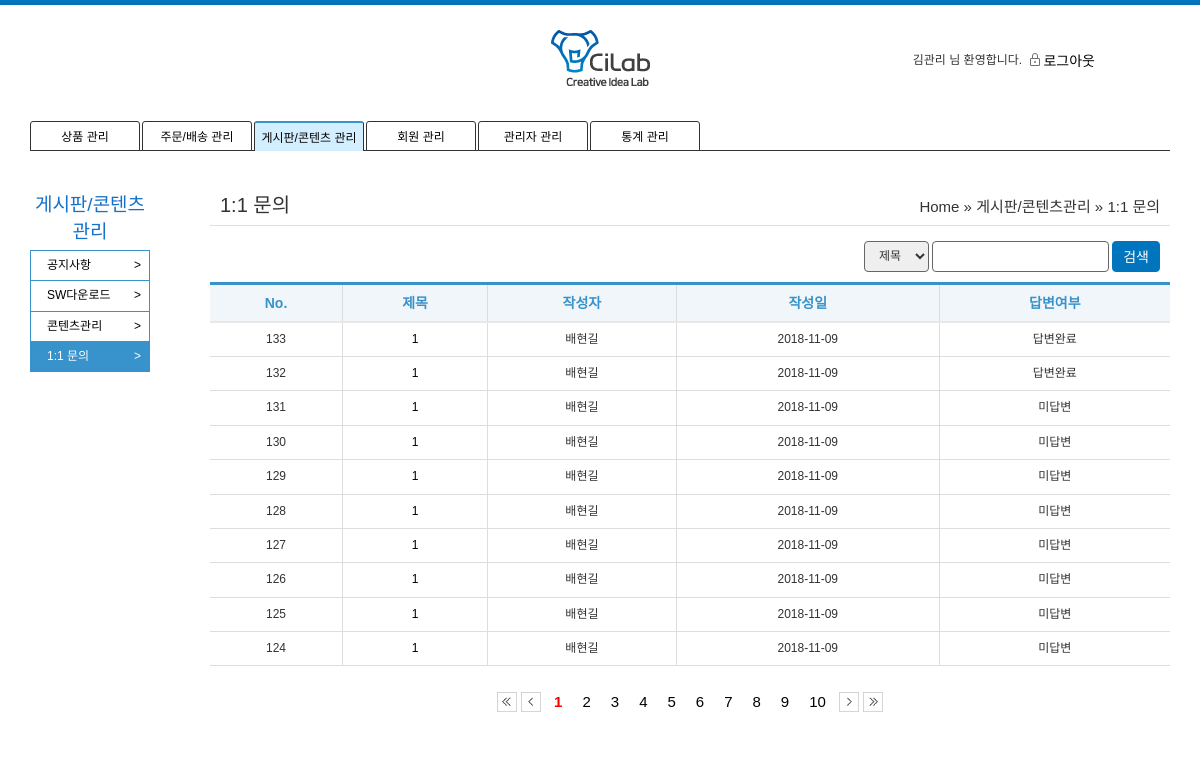
/admin/board/list.php?type=4 (signed in), run on the app's committed database.
### tables this page shows
CREATE TABLE IF NOT EXISTS `tb_qna` (
  `pk_no` int(11) NOT NULL AUTO_INCREMENT,
  `fd_title` varchar(50) DEFAULT NULL,
  `fd_content` varchar(200) DEFAULT NULL,
  `fd_file` varchar(50) DEFAULT NULL,
  `fd_new_file` varchar(50) DEFAULT NULL,
  `fd_pw` varchar(50) DEFAULT NULL,
  `fd_name` varchar(200) DEFAULT NULL,
  `fd_date` date DEFAULT NULL,
  `fd_hp` varchar(50) DEFAULT NULL,
  `fd_mail` varchar(50) DEFAULT NULL,
  `fd_reply` varchar(200) DEFAULT NULL,
  PRIMARY KEY (`pk_no`)
);

### admin/board/list.php (the view, shortened to what this page needs)
<?php
	include '../admin_header.php';
	include './side.php';
	include_once("../../common.php");
	$page = $_GET['page'] ?? 1;
	$type = $_GET['type'] ?? 1;
	$search = $_GET['search'] ?? '';
	$query_string = $_SERVER['QUERY_STRING'];
	$query_arr = explode('&', $query_string);
	$query_string ="";
	foreach ($query_arr as $query) {
		$query_sp = explode('=', $query);
		if($query_sp[0]!='page'){
			$query_string .= $query."&";
		}
	}
	if($type==1) $head = '공지사항';
	elseif($type==2) $head = 'SW다운로드';
	elseif($type==3) $head = '콘텐츠관리';
	elseif($type==4) $head = '1:1 문의';
?>
<section class="container">
	<div>
		<div class="admin_title"><?=$head?></div>
		<div class="admin_position">Home  » 게시판/콘텐츠관리 » <?=$head?></div>
		<hr class="garo" style="display: block;">
	</div>
	<div class="search_div">
		<select id="search_select">
			<option value="order_number">제목</option>
		</select>
		<input type="text" id="search_input">
		<a class="btn type05" id="board_search_btn">검색</a>
	</div>
	<table class="list-table">
		<thead class="admin_list">
			<tr>
				<th scope="col" class="thead_th">No.</th>
				<th scope="col" class="thead_th">제목</th>
				<th scope="col" class="thead_th">작성자</th>
				<th scope="col" class="thead_th">작성일</th>
				<?php
					if($type==1 || $type==2){
				?>
				<th scope="col" class="thead_th">조회수</th>
				<th scope="col" class="thead_th">첨부파일</th>
				<?php
					}elseif ($type==4) {
						echo '<th scope="col" class="thead_th">답변여부</th>';
					}
				?>
			</tr>
		</thead>
		<tbody>
				<?php
					$result = while_get_board_list($page,$search,$type);
					while ($r = mysqli_fetch_array($result)) {
				?>
			<tr>
				<td class="tbody_td"><?= $r['row']?></td>
				<?php
					if($type!=4){
						echo '<td class="tbody_td"><a href="detail.php?type='.$type.'&no='.$r["pk_no"].'">'.$r["fd_title"].'</a></td>';
					}else{
						echo '<td class="tbody_td"><a href="qna.php?type='.$type.'&no='.$r["pk_no"].'">'.$r["fd_title"].'</a></td>';
					}
				?>
				<td class="tbody_td"><?= $r['fd_name']?></td>
				<td class="tbody_td"><?=$r['fd_date']?></td>
				<?php
					if($type==1 || $type==2){
				?>
				<td class="tbody_td"><?=$r['fd_count']?></td>
				<td class="tbody_td">
					<?php if($r['fd_file']!=null)
						echo "<a href='zip_down.php?zip=".$r["fd_title"]."&new_file=".$r['fd_new_file']."&file=".$r['fd_file']."'><img src='/images/icon/icon_file.png' class='save_img'></a>";
					?>
				</td>
				<?php
					}elseif ($type==4) {
						if($r['fd_reply']!=null)
							echo '<td class="tbody_td">답변완료</td>';
						else echo '<td class="tbody_td">미답변</td>';
					}
				?>
			</tr>
				<?php
				}
				?>
		</tbody>
	</table>
	<div class="page_nav">
		<a href="?<?=$query_string?>page=1">
			<img src="/images/icon/btn_first.png" alt="pre" id="first_img" class="page_nav_btn">
		</a>
		<a href="?<?=$query_string?>page=<?php if($page>1){ echo $page-1;}else{ echo '1';} ?>">
			<img src="/images/icon/btn_prev.png" alt="pre" id="prev_img" class="page_nav_btn" >
		</a>
		<?php
			$total_count = board_count($type, $search);
			$page_info = make_page($page,$total_count,$query_string,10);
		?>
		<a href="?<?=$query_string?>page=<?php if($page<$page_info[0]){ echo $page+1;}else{ echo $page_info[1];} ?>">
			<img src="/images/icon/btn_next.png" alt="pre" id="next_img" class="page_nav_btn">
		</a>
		<a href="?<?=$query_string?>page=<?=$page_info[0]?>">
			<img src="/images/icon/btn_last.png" alt="pre" id="last_img" class="page_nav_btn">
		</a>
	</div>
</section>
</body>
</html>

### css/common.css (style rules this page uses)
* { margin:0; padding:0; font-family: 'Noto Sans KR', sans-serif; list-style:none; vertical-align:middle; }
a, div, p, td, th, select,option { font-size:12px; color:#333; }
article, aside, hgroup, header, footer, figure, figcaption, nav, section, time, mark, canvas, video, audio, details, summary { display:block; }
table { border-collapse:collapse; width:100%; }
img { vertical-align:middle; }
img, button { border:0px; }
a { text-decoration:none; }
input { box-sizing:border-box; }

### css/style.css (style rules this page uses)
html { overflow-y: scroll; }
html, body { height: 100%; }
.btn { display: inline-block; line-height: 1.2; cursor: pointer; }
.btn.type05 { padding: 0px 10px; box-sizing: border-box; line-height: 31px; height: 31px; font-size: 14px; color: #fff; vertical-align: middle; border: 1px solid #0074bd; border-radius: 4px; background: #0074bd; }
.page_nav { text-align: center; }

### css/default.css (style rules this page uses)
html { overflow-y:scroll }
body { margin:0;padding:0;font-size:0.75em;font-family:dotum }
html, h1, h2, h3, h4, h5, h6, form, fieldset, img { margin:0;padding:0;border:0 !important }
article, aside, details, figcaption, figure, footer, header, hgroup, menu, nav, section { display:block }
label, input, button, select, img { vertical-align:middle }
input, button { margin:0;padding:0;font-family:dotum;font-size:1em }
textarea, select { font-size:1em }
select { margin:0 }
hr { display:none }
a:link, a:visited { color:#000;text-decoration:none }

### admin/css/style.css (style rules this page uses)
* { margin: 0; padding: 0 }
body { font-family: "Lato", sans-serif, "맑은 고딕", font-size : 0.75em; color: #333 }
.container { float: right; width: calc(100% - 200px) !important; font-size: 28px; padding: 0 30px 30px 10px !important; }
hr.garo { border: solid #dedede; border-width: 1px 0 0; margin-top: 5px; margin-bottom: 5px; }
.admin_position { text-align: right; display: inline-block; margin-right: 10px; margin-top: 5px; font-size: 15px; float: right; }
.admin_title { text-align: left; display: inline-block; margin-left: 10px; font-size: 20px; width: 40%; }
.btn_div, .search_div { float: right; margin: 10px; }
#search_select, #search_input, #period_select, .hasDatepicker, #cate_sel { padding: 0px 10px; box-sizing: border-box; line-height: 31px; height: 31px; border-radius: 4px; border-style: solid; border: 1px solid #666; }
.admin_list { border-top: 2px solid #e8e8e8; border-bottom: 2px solid #e8e8e8; background: #f7f7f7; }
.page_nav { margin-top: 15px; text-align: center; }
.page_nav_btn { cursor: pointer; width: 20px; }
#search_select, .month_cal, .day_cal { float: left; }
#search_select { margin-right: 3px; }
table { border-collapse: collapse; border-top: 3px solid #3892cb; margin-bottom: 25px; }
table th { color: #3892cb; background: #f0f6f9; text-align: center; font-size: 14px !important; }
table th, table td { padding: 8px; border: 1px solid #ddd; }
table.list-table th:first-child, table.list-table td:first-child { border-left: 0; }
table.list-table th:last-child, table.list-table td:last-child { border-right: 0; }
table.list-table { text-align: center; }

### css/mobile.css (style rules this page uses)
html { overflow-y:scroll }
body { margin:0;padding:0;font-size:0.75em }
html, h1, h2, h3, h4, h5, h6, form, fieldset, img { margin:0;padding:0;border:0 }
article, aside, details, figcaption, figure, footer, header, hgroup, menu, nav, section { display:block }
label, input, button, select, img { vertical-align:middle }
input, button { margin:0;padding:0;font-size:1em }
input[type=text], input[type=password], input[type=submit], input[type=image], button { border-radius:0;font-size:1em;-webkit-appearance:none }
textarea, select { font-size:1em;font-family:dotum }
select { margin:0 }
hr { display:none }
a:link, a:visited { color:#000;text-decoration:none }

### data on the page
tb_qna: row "133", fd_title "1", fd_name "배현길", fd_date "2018-11-09", fd_reply "답변완료"
tb_qna: row "132", fd_title "1", fd_name "배현길", fd_date "2018-11-09", fd_reply "답변완료"
tb_qna: row "131", fd_title "1", fd_name "배현길", fd_date "2018-11-09", shows "미답변"
tb_qna: row "130", fd_title "1", fd_name "배현길", fd_date "2018-11-09", shows "미답변"
tb_qna: row "129", fd_title "1", fd_name "배현길", fd_date "2018-11-09", shows "미답변"
tb_qna: row "128", fd_title "1", fd_name "배현길", fd_date "2018-11-09", shows "미답변"
tb_qna: row "127", fd_title "1", fd_name "배현길", fd_date "2018-11-09", shows "미답변"
tb_qna: row "126", fd_title "1", fd_name "배현길", fd_date "2018-11-09", shows "미답변"
tb_qna: row "125", fd_title "1", fd_name "배현길", fd_date "2018-11-09", shows "미답변"
tb_qna: row "124", fd_title "1", fd_name "배현길", fd_date "2018-11-09", shows "미답변"

### other printed values
$user_name "김관리"
$head "1:1 문의"
